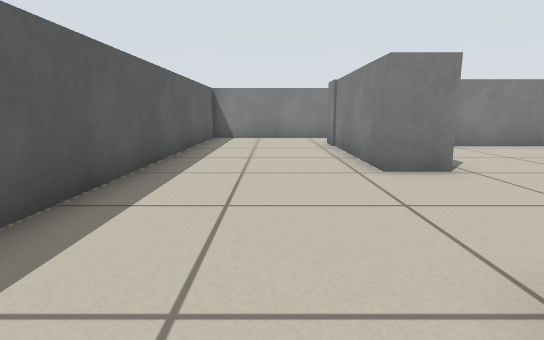
view 1 (above)

20 first-person views from a walk through a robot-simulator world made for Stage. The camera is 0.51 m above the floor, tilts 10° down and sees 80° across. Floor lines are 1 m apart. The floor is counted in squares, 0.5 m on a side. Each view is taken from the middle of a square. On the plan, view 1 faces up. The plan holds only what a view shows up to about 12 squares ahead; the rest is blank. Robots are left out.

view 2
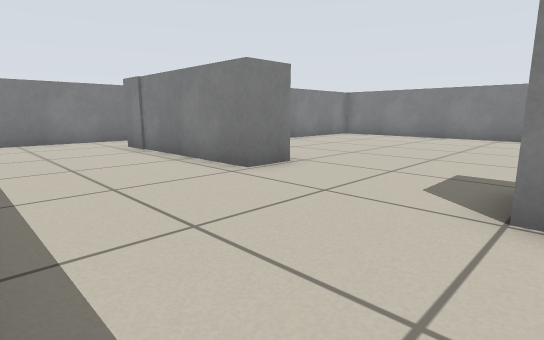

view 3
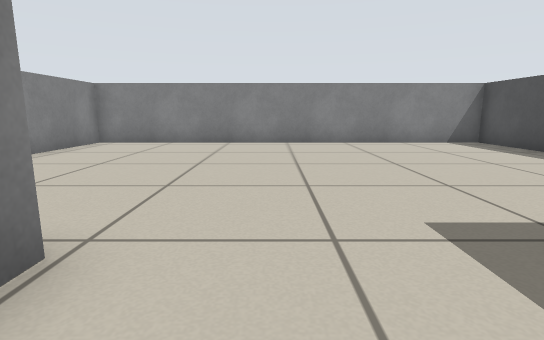

view 4
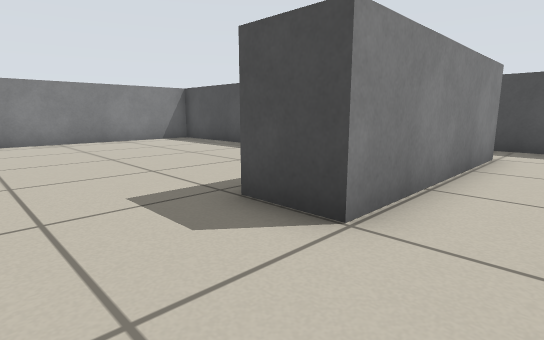

view 5
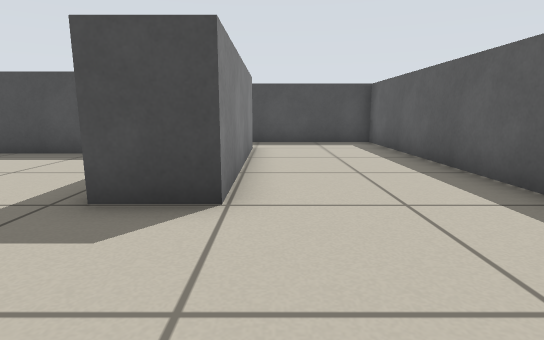

view 6
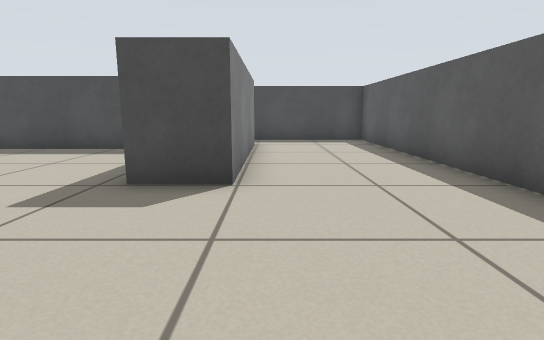

view 7
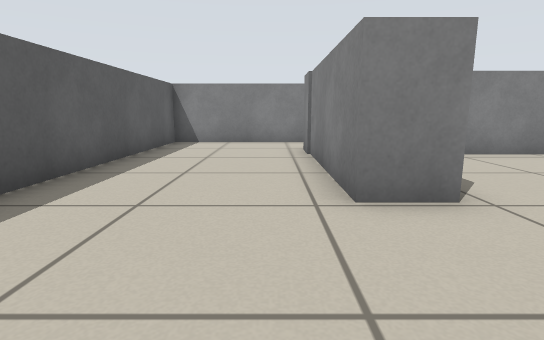

view 8
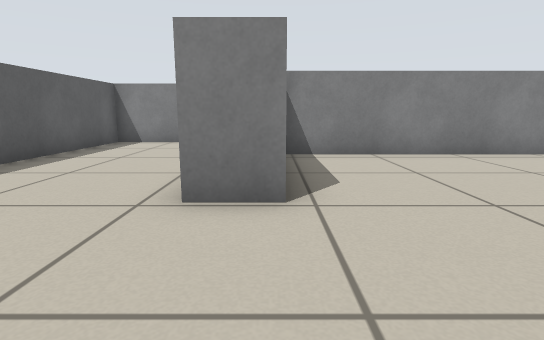

view 9
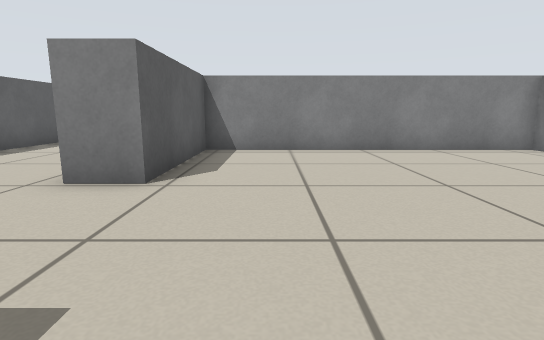

view 10
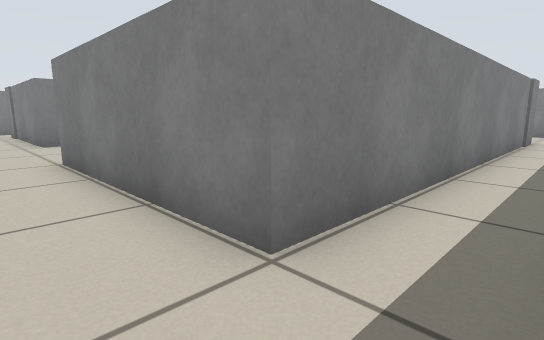

view 11
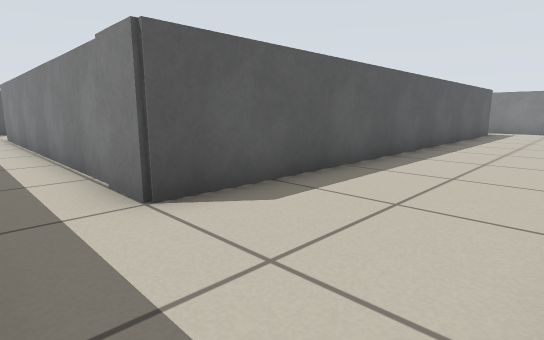

view 12
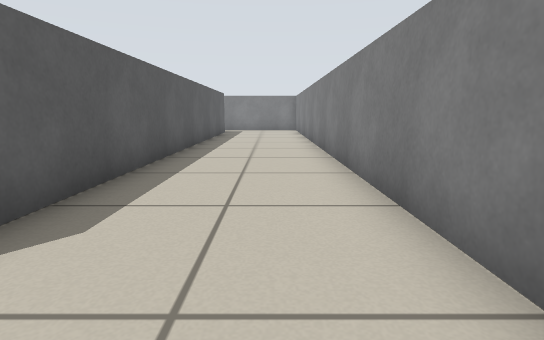

view 13
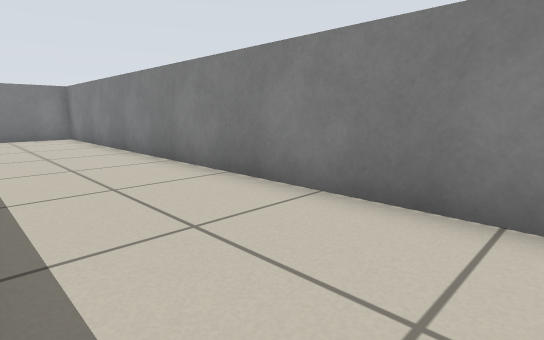

view 14
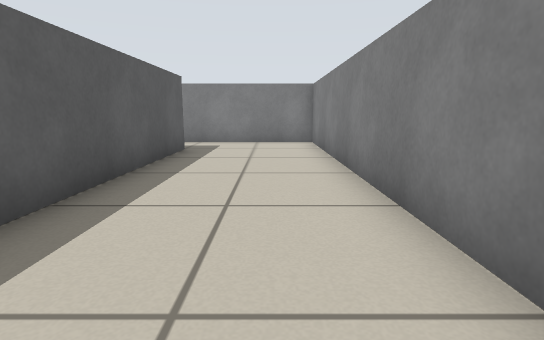

view 15
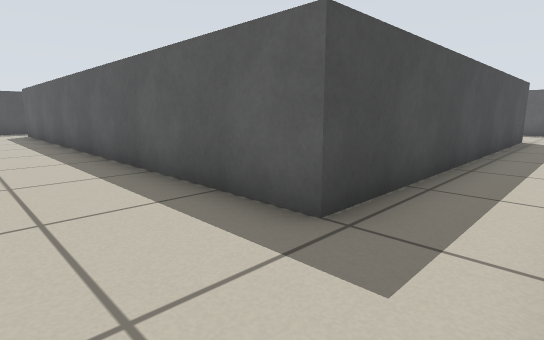

view 16
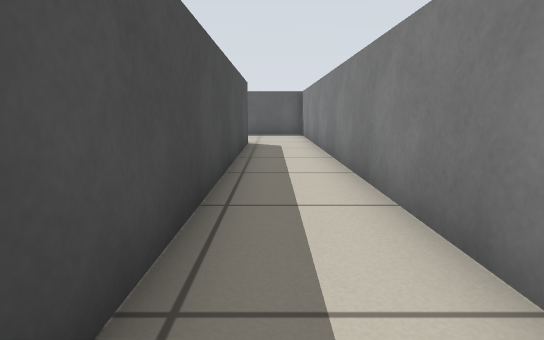

view 17
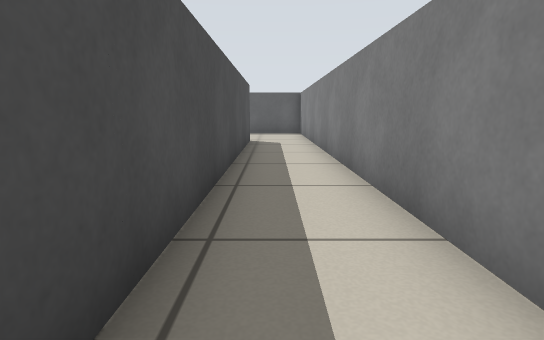

view 18
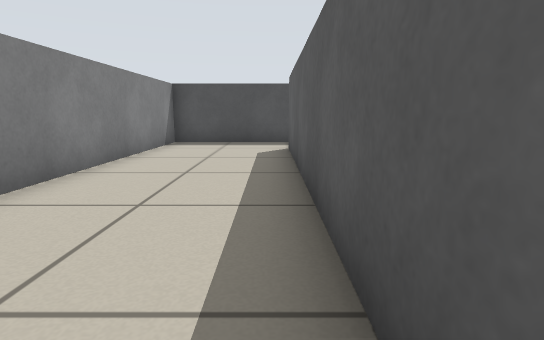

view 19
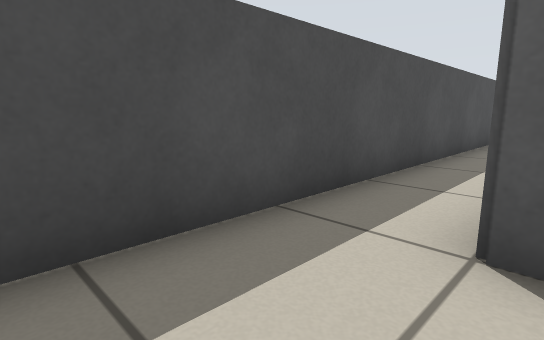

view 20
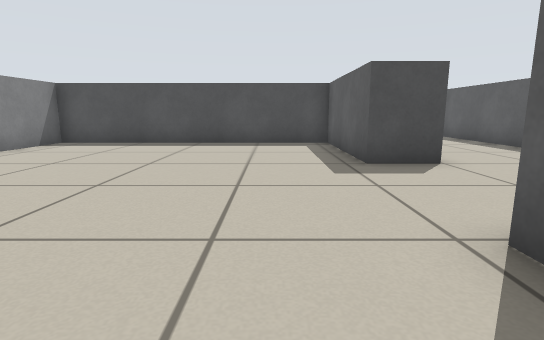

### Floor plan
Points are (right, up) in squares from view 1. A wall is a line through its corners. A room is listed if a view was taken in it or the views show most of it. See-through windows are left out.
Room 1 (views 1, 2, 3, 4, 5, 6, 7, 8, 9, 10, 20)
walls: (1.6, -4.4) (1.6, 1.5) (3.2, 1.5) (3.2, -3.2) (12.2, -3.2) (12.2, 10) (3.2, 10) (3.2, 5.6) (2, 5.6) (2, 11.2); (0.6, 13.4) (-2.4, 13.4) (-2.4, -6.4) (0.5, -6.4)
ways out: opening at (1.5, -5.5) to room 2; opening at (1.5, 12.5) to room 2
Room 2 (views 11, 12, 13, 14, 15, 16, 17, 18, 19)
walls: (2, 11.2) (13.5, 11.2) (13.5, -4.4) (1.6, -4.4); (3.8, -6.4) (17.4, -6.4) (17.4, 13.4) (0.6, 13.4); (0.5, -6.4) (2, -6.4)
ways out: opening at (1.5, -5.5) to room 1; opening at (1.5, 12.5) to room 1

Where each view was taken, in squares from view 1:
view 1: 0 up, 0 right, facing up
view 2: 1 up, 2 left, facing up-right
view 3: 4 up, 1 right, facing right
view 4: 4 up, 0 right, facing down-right
view 5: 5 up, 1 right, facing down
view 6: 6 up, 1 right, facing down
view 7: 2 up, 1 right, facing up
view 8: 2 up, 3 right, facing up
view 9: 1 up, 5 right, facing up
view 10: 6 down, 0 right, facing up-right
view 11: 6 down, 17 right, facing up-left
view 12: 6 down, 16 right, facing up
view 13: 1 down, 14 right, facing up-right
view 14: 2 up, 16 right, facing up
view 15: 13 up, 16 right, facing down-left
view 16: 12 up, 13 right, facing left
view 17: 12 up, 14 right, facing left
view 18: 5 up, 14 right, facing down
view 19: 4 down, 16 right, facing down-left
view 20: 8 up, 5 right, facing down
